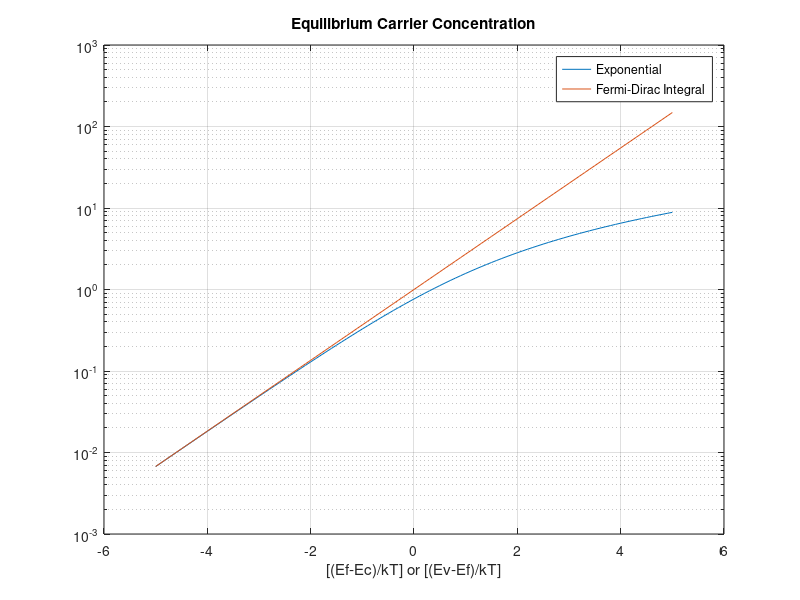

Reproduce this figure in MATLAB.
%Problem 1:
clear;
neta_values=[-5:0.1:5];
approx_conc=exp(neta_values);
function y=fermi_dirac(eta,etac);
    y=(eta^(1/2))/(1+exp(eta-etac));
end
for i=1:size(neta_values,2)
    etac=neta_values(i);
    fd(1,i)=quad(@(eta)fermi_dirac(eta,etac),0,inf);
end
ans=2*fd/(pi^(1/2));
%Plot
semilogy(neta_values,ans,neta_values,approx_conc);
xlabel('[(Ef-Ec)/kT] or [(Ev-Ef)/kT]')
title('Equilibrium Carrier Concentration');
legend('Exponential','Fermi-Dirac Integral');
grid;
